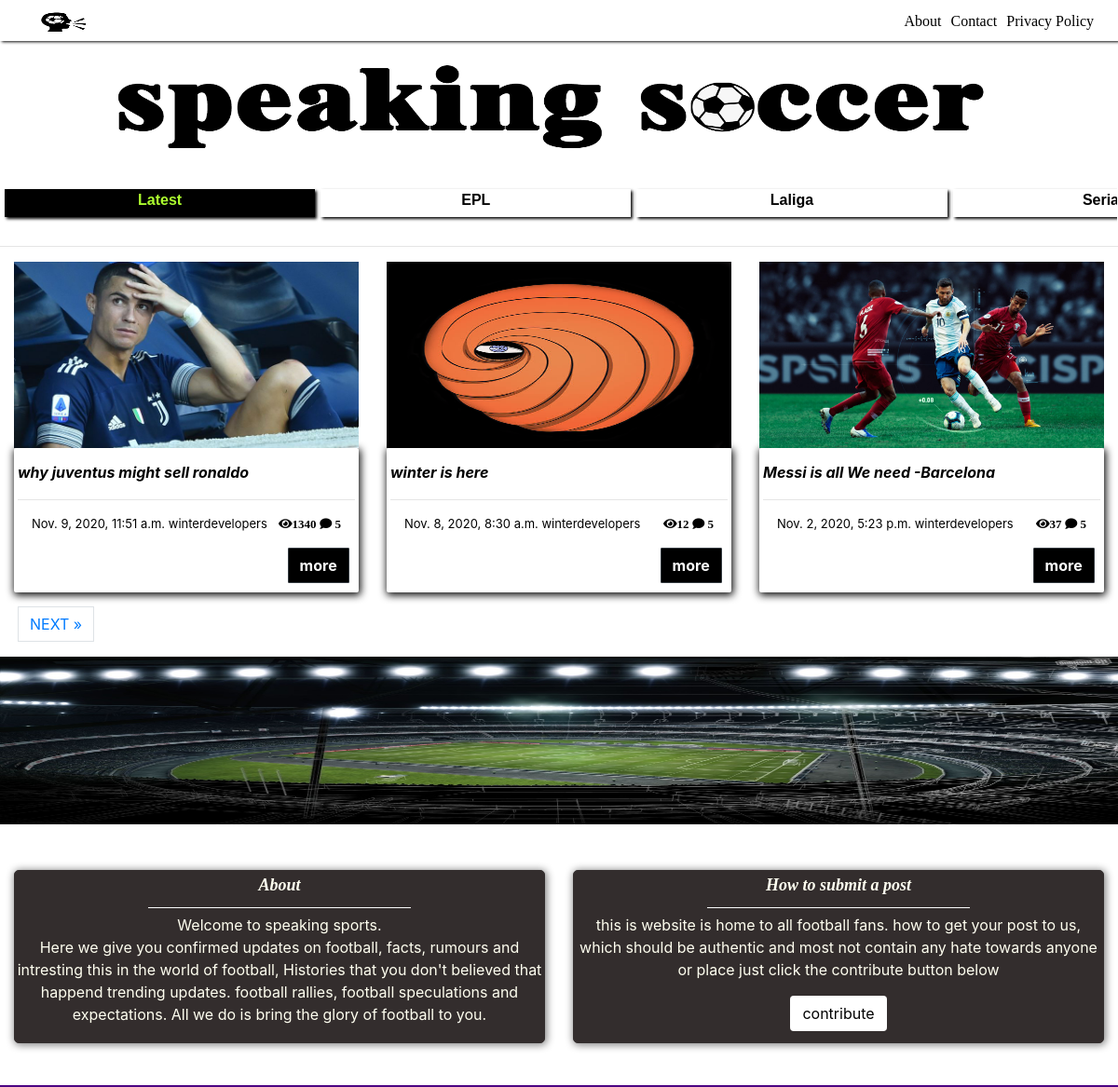
The page / on the database its author committed.
### blog/models.py (models this page shows, shortened)
class Post(models.Model):
    title = models.CharField(max_length=200, unique=True)
    slug = models.SlugField(max_length=200, unique=True)
    author = models.ForeignKey(User, on_delete = models.CASCADE, related_name = 'blog_post')
    updated_on = models.DateTimeField(auto_now=True)
    content = models.TextField()
    created_on = models.DateTimeField(auto_now_add=True)
    status = models.IntegerField(choices=STATUS, default=0)
    display_image = models.ImageField(upload_to = 'images', default = 'static/images/head.jpg')
    counts = models.IntegerField(default = 0)
    category = models.IntegerField(choices=TAG, default=0)
    class Meta:
        ordering = ['-created_on']

### blog/views.py (the view)
# urls.py: path('', PostList.as_view(), name = 'home'),
class PostList(generic.ListView):
    queryset = Post.objects.filter(status = 1).order_by('-created_on')
    template_name = 'blog/index.html'
    paginate_by = 3
    context_object_name = 'post_list'

### templates/blog/index.html (shortened to what this page needs)
{% extends 'blog/base.html' %}
{% block content %}
{% load static %}
<br>
<div class="container-fluid" style="width: auto">
 <img src="{% static 'images/head.png' %}" alt="" style="height: 150px; width: 100%;">
</div>
 <div class="latest">
  <div class="item; current"><a style="color: greenyellow;" href="{% url 'blog:home' %}"><strong>Latest</strong></a></div>
  <div class="item"><a style="color: black;" href="{% url 'blog:epl' %}"><strong>EPL</strong></div></a>
  <div class="item"><a style="color: black;" href="{% url 'blog:laliga' %}"><strong>Laliga</strong></a></div>
  <div class="item"><a style="color: black;" href="{% url 'blog:seriaA' %}"><strong>Seria A</strong></a></div>
</div>
<hr>
<div class="container-fluid">
    <div class="row">
      {% for post in post_list %}
      <div class="col-lg-4"  style="padding-bottom: 15px;" >
        <img src="{{post.display_image.url}}" alt=" display image" class="img-responsive" style="width: 100%; height: 200px;">
        <div class="post-box " style="padding-inline: 4px;">
          <h4><strong style="font-style: oblique; font-size: medium;">{{post.title}}</strong></h4>
          <hr>
          <div class="container">
          <p style=" font-size: small; float: left;;"> {{ post.created_on}} {{ post.author }}</p>
          <p style="font-size: small; float: right;"><i class="fas fa-eye">{{ post.counts }}</i> <i class="fas fa-comment"> 5 </i></p>
          </div>
          <br>
          <div style="margin-left: 80%;" ><a class="btn btn-dark" href = {% url 'blog:post_detail' post.slug %} style="border-radius: 1px;"><strong> more</strong></a></div>
        </div>
      </div>
      {% endfor %}
      {% if is_paginated %}
          <ul class="pagination justify-content-center">
            {% if page_obj.has_next %}
            <li><a href="?page={{ page_obj.next_page_number }}" class="page-link"> NEXT &raquo;</a></li>
            {% endif %}
          </ul>
        </div>
        {% endif %}
      </div>
      <img src="{% static 'images/pitch2.jpg' %}" alt="medium" width="100%" height="180px">
      <br><br>
      <div class="container-fluid" id="milk" style="margin-top: 25px;">
        <div class="row">
          <div class=" col-lg-6">
            <div align='center' class="about">
              <p style="font-style: oblique; font-family: Dutch801 XBd BT; font-size: large; font-weight: bolder; text-align: center;">About</p>
              <div style="width:50% ; height:1px; position:relative; top: -6px; background-color: rgb(250, 250, 250);" ></div>
              <p>Welcome to speaking sports.<br> Here we give you confirmed updates on football, facts, rumours and intresting this in the world of football, Histories that you don't
              believed that happend trending updates. football rallies, football speculations and expectations.
              All we do is bring the glory of football to you.   </p>
           </div>
          </div>
          <br>
          <div class="col-lg-6">
            <div align='center' class="about">
              <p style="font-style: oblique; font-family: Dutch801 XBd BT; font-size: large; font-weight: bolder; text-align: center;">How to submit a post</p>
              <div style="width:50% ; height:1px; position:relative; top: -6px; background-color: rgb(250, 250, 250);" ></div>
              <p> this is website is home to all football fans.
                  how to get your post to us, which should be authentic and most not contain any hate towards anyone or place
                  just click the contribute button below
              </p>
              <a class="btn btn-white" href="#" style="margin-bottom: 10px;">contribute</a>
            </div>
          </div>
        </div>
      </div>
{% endblock %}

### templates/blog/base.html (shortened to what this page needs)
<!DOCTYPE html>
{% load static %}
<head>
  <link rel="stylesheet" href="https://maxcdn.bootstrapcdn.com/bootstrap/4.3.1/css/bootstrap.min.css">
  <link rel="stylesheet" href="https://use.fontawesome.com/releases/v5.6.3/css/all.css"></head>
</head>
<body>
    <nav class="navbar navbar-expand-md navbar-dark nav-bg fixed-top nav-shadow">
        <div class="d-flex "><a class="" href="#"> <img src="{% static 'images/Sports2.png' %}" alt="logo for speaking soccer" style="width: 200%; height:28px ;"></a></div>
        <div class="collapse navbar-collapse" id="navbardropdown">
            <ul class="navbar-nav ml-auto">
              <li class="nav-item">
                <a class="nav-link; nav-text" href="#milk">About </a>
              </li>
              <li class="nav-item">
                <a class="nav-link; nav-text" href="#">Contact </a>
              </li>
              <li class="nav-item">
                <a class="nav-link; nav-text" href="#">Privacy Policy </a>
              </li>
            </ul>
          </div>
    </nav>
    <br>
     {% block content %}{% endblock content %}
</body>
</html>

### templates/blog/base.html (style rules this page uses)
body { background-color: rgb(255, 255, 255); }
.nav-bg { background-color: rgb(255, 255, 255); color: rgb(0, 0, 0); }
.nav-text { color: #000; font-family: fantasy; font-weight: 400; padding-right: 10px; }
.nav-shadow { box-shadow: rgb(7, 7, 7) 2px 1px 3px ; }
.post-box { border-radius: 2px; background-color: rgb(255, 255, 255); box-shadow: rgb(7, 7, 7) 1px 2px 8px 1px ; color: black; padding: 10px; padding-inline-start: 2px; }
.justify-content-center { justify-content: center; margin-left: 20px; }
.btn-dark { background-color: black; color: rgb(255, 255, 255); border-radius: 5px; }
.btn-white { background-color: white; color: #000; }
.about { border: solid 1px rgb(51, 46, 46); background-color: rgb(51, 45, 45); box-shadow: grey 1px 1px 8px 1px; padding: 2px; border-radius: 5px; margin-bottom: 5px; padding-inline-start: 2px; color: ivory; }
.latest { max-height: 50px; border: rgb(255, 255, 255) solid 1px; display: flex; overflow-x: auto; background-color: rgb(255, 255, 255); padding: 4px; }
.latest .item { min-width: 28%; height: 30px; text-align: center; margin-right: 6px; margin-bottom: 10px; box-shadow: rgb(7, 7, 7) 2px 2px 3px; font-family:Verdana, Geneva, Tahoma, sans-serif; }
.current { background-color: rgb(0, 0, 0); color: white; min-width: 28%; height: 30px; text-align: center; margin-right: 6px; margin-bottom: 10px; box-shadow: rgb(7, 7, 7) 2px 2px 3px; font-family:Verdana, Geneva, Tahoma, sans-serif; }

### rows shown on the page
Post: display_image (picture), title "why juventus might sell ronaldo", created_on "Nov. 9, 2020, 11:51 a.m.", author "winterdevelopers", counts "1340"
Post: display_image (picture), title "winter is here", created_on "Nov. 8, 2020, 8:30 a.m.", author "winterdevelopers", counts "12"
Post: display_image (picture), title "Messi is all We need -Barcelona", created_on "Nov. 2, 2020, 5:23 p.m.", author "winterdevelopers", counts "37"
